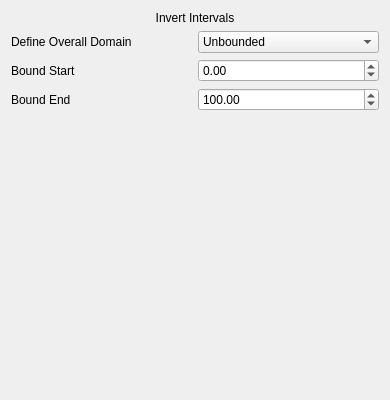
<?xml version="1.0" encoding="UTF-8"?>
<ui version="4.0">
 <class>InvertIntervals_Widget</class>
 <widget class="QWidget" name="InvertIntervals_Widget">
  <property name="geometry">
   <rect>
    <x>0</x>
    <y>0</y>
    <width>390</width>
    <height>400</height>
   </rect>
  </property>
  <property name="windowTitle">
   <string>Form</string>
  </property>
  <layout class="QVBoxLayout" name="verticalLayout">
   <item>
    <widget class="QLabel" name="label">
     <property name="text">
      <string>Invert Intervals</string>
     </property>
     <property name="alignment">
      <set>Qt::AlignmentFlag::AlignCenter</set>
     </property>
    </widget>
   </item>
   <item>
    <layout class="QHBoxLayout" name="horizontalLayout_domain">
     <item>
      <widget class="QLabel" name="domain_type_label">
       <property name="text">
        <string>Define Overall Domain</string>
       </property>
      </widget>
     </item>
     <item>
      <widget class="QComboBox" name="domain_type_combobox">
       <item>
        <property name="text">
         <string>Unbounded</string>
        </property>
       </item>
       <item>
        <property name="text">
         <string>Bounded</string>
        </property>
       </item>
      </widget>
     </item>
    </layout>
   </item>
   <item>
    <layout class="QHBoxLayout" name="horizontalLayout_start">
     <item>
      <widget class="QLabel" name="bound_start_label">
       <property name="text">
        <string>Bound Start</string>
       </property>
      </widget>
     </item>
     <item>
      <widget class="QDoubleSpinBox" name="bound_start_spinbox">
       <property name="minimum">
        <double>-100000000.000000000000000</double>
       </property>
       <property name="maximum">
        <double>100000000.000000000000000</double>
       </property>
       <property name="value">
        <double>0.000000000000000</double>
       </property>
      </widget>
     </item>
    </layout>
   </item>
   <item>
    <layout class="QHBoxLayout" name="horizontalLayout_end">
     <item>
      <widget class="QLabel" name="bound_end_label">
       <property name="text">
        <string>Bound End</string>
       </property>
      </widget>
     </item>
     <item>
      <widget class="QDoubleSpinBox" name="bound_end_spinbox">
       <property name="minimum">
        <double>-100000000.000000000000000</double>
       </property>
       <property name="maximum">
        <double>100000000.000000000000000</double>
       </property>
       <property name="value">
        <double>100.000000000000000</double>
       </property>
      </widget>
     </item>
    </layout>
   </item>
   <item>
    <spacer name="verticalSpacer">
     <property name="orientation">
      <enum>Qt::Orientation::Vertical</enum>
     </property>
     <property name="sizeHint" stdset="0">
      <size>
       <width>20</width>
       <height>40</height>
      </size>
     </property>
    </spacer>
   </item>
  </layout>
 </widget>
 <resources/>
 <connections/>
</ui>
